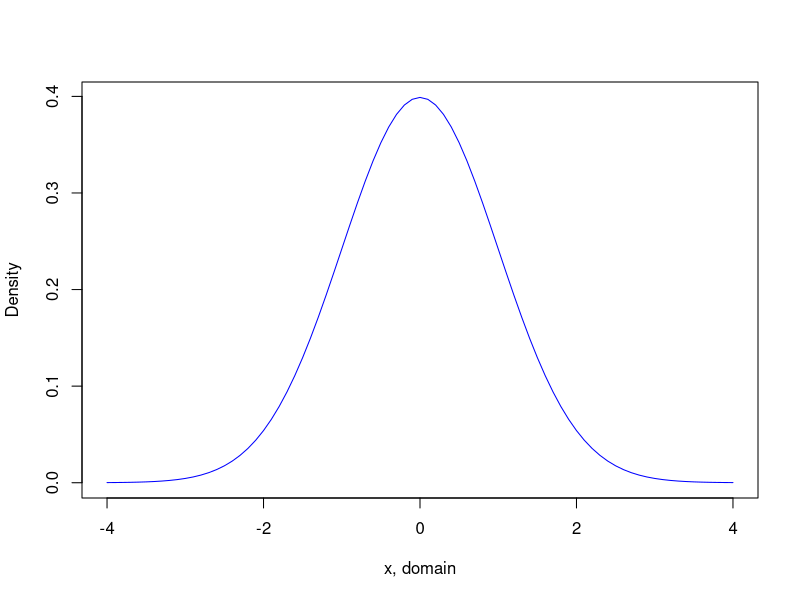

R code for this plot:
## ---- chunk 1
    set.seed(1)
    n <- 100
    xmin <- -4
    xmax <- -xmin
    by <- 0.1
    x <- seq(from=xmin, to=xmax, by=by)
    y <- dnorm(x)
    plot(x, y, type='l', col="blue", ylab="Density", xlab="x, domain")
